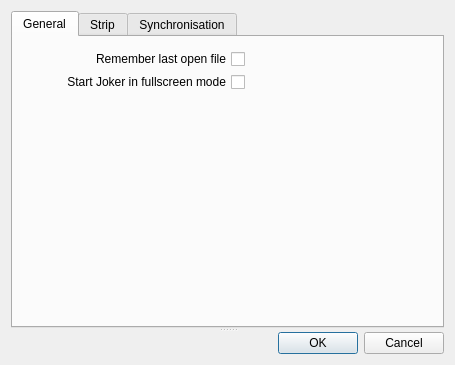
<?xml version="1.0" encoding="UTF-8"?>
<ui version="4.0">
 <class>PrefPanel</class>
 <widget class="QWidget" name="PrefPanel">
  <property name="geometry">
   <rect>
    <x>0</x>
    <y>0</y>
    <width>455</width>
    <height>365</height>
   </rect>
  </property>
  <property name="windowTitle">
   <string>PrefPanel</string>
  </property>
  <property name="layoutDirection">
   <enum>Qt::LeftToRight</enum>
  </property>
  <layout class="QHBoxLayout" name="horizontalLayout">
   <item>
    <widget class="QSplitter" name="splitter">
     <property name="orientation">
      <enum>Qt::Vertical</enum>
     </property>
     <widget class="QTabWidget" name="tabWidget">
      <property name="currentIndex">
       <number>0</number>
      </property>
      <widget class="QWidget" name="tabGeneral">
       <attribute name="title">
        <string>General</string>
       </attribute>
       <widget class="QCheckBox" name="cBoxFullscreen">
        <property name="geometry">
         <rect>
          <x>20</x>
          <y>35</y>
          <width>212</width>
          <height>20</height>
         </rect>
        </property>
        <property name="layoutDirection">
         <enum>Qt::RightToLeft</enum>
        </property>
        <property name="text">
         <string>Start Joker in fullscreen mode</string>
        </property>
        <property name="tristate">
         <bool>false</bool>
        </property>
       </widget>
       <widget class="QCheckBox" name="cBoxLastFile">
        <property name="geometry">
         <rect>
          <x>53</x>
          <y>12</y>
          <width>179</width>
          <height>20</height>
         </rect>
        </property>
        <property name="layoutDirection">
         <enum>Qt::RightToLeft</enum>
        </property>
        <property name="text">
         <string>Remember last open file</string>
        </property>
       </widget>
      </widget>
      <widget class="QWidget" name="tabStrip">
       <attribute name="title">
        <string>Strip</string>
       </attribute>
       <layout class="QVBoxLayout" name="verticalLayout_4">
        <item>
         <layout class="QGridLayout" name="layoutStrip">
          <item row="2" column="0">
           <layout class="QVBoxLayout" name="layoutFont">
            <item>
             <widget class="QLineEdit" name="lineEditFilter">
              <property name="text">
               <string/>
              </property>
              <property name="placeholderText">
               <string>Filter</string>
              </property>
             </widget>
            </item>
            <item>
             <widget class="QTextBrowser" name="textBrowserFont"/>
            </item>
           </layout>
          </item>
          <item row="0" column="0">
           <layout class="QFormLayout" name="layoutBoldness">
            <property name="fieldGrowthPolicy">
             <enum>QFormLayout::FieldsStayAtSizeHint</enum>
            </property>
            <property name="labelAlignment">
             <set>Qt::AlignCenter</set>
            </property>
            <property name="formAlignment">
             <set>Qt::AlignLeading|Qt::AlignLeft|Qt::AlignTop</set>
            </property>
            <item row="0" column="0">
             <widget class="QLabel" name="lblBoldness">
              <property name="text">
               <string>Bold :</string>
              </property>
             </widget>
            </item>
            <item row="0" column="1">
             <widget class="QSlider" name="sliderBoldness">
              <property name="sizePolicy">
               <sizepolicy hsizetype="Expanding" vsizetype="Expanding">
                <horstretch>0</horstretch>
                <verstretch>0</verstretch>
               </sizepolicy>
              </property>
              <property name="minimumSize">
               <size>
                <width>200</width>
                <height>0</height>
               </size>
              </property>
              <property name="maximum">
               <number>5</number>
              </property>
              <property name="orientation">
               <enum>Qt::Horizontal</enum>
              </property>
              <property name="tickPosition">
               <enum>QSlider::TicksBothSides</enum>
              </property>
              <property name="tickInterval">
               <number>1</number>
              </property>
             </widget>
            </item>
           </layout>
          </item>
          <item row="2" column="1" alignment="Qt::AlignHCenter">
           <widget class="QSlider" name="sliderStripHeight">
            <property name="sizePolicy">
             <sizepolicy hsizetype="Fixed" vsizetype="Expanding">
              <horstretch>0</horstretch>
              <verstretch>0</verstretch>
             </sizepolicy>
            </property>
            <property name="maximumSize">
             <size>
              <width>22</width>
              <height>16777215</height>
             </size>
            </property>
            <property name="layoutDirection">
             <enum>Qt::LeftToRight</enum>
            </property>
            <property name="maximum">
             <number>100</number>
            </property>
            <property name="orientation">
             <enum>Qt::Vertical</enum>
            </property>
           </widget>
          </item>
          <item row="1" column="1">
           <widget class="QLabel" name="lblStripHeight">
            <property name="text">
             <string>Strip Height</string>
            </property>
           </widget>
          </item>
          <item row="1" column="0">
           <layout class="QFormLayout" name="layoutItalic">
            <property name="labelAlignment">
             <set>Qt::AlignLeading|Qt::AlignLeft|Qt::AlignTop</set>
            </property>
            <property name="formAlignment">
             <set>Qt::AlignLeading|Qt::AlignLeft|Qt::AlignTop</set>
            </property>
            <item row="1" column="0">
             <widget class="QLabel" name="lblItalic">
              <property name="text">
               <string>Italic :</string>
              </property>
             </widget>
            </item>
            <item row="1" column="1">
             <widget class="QSlider" name="sliderItalic">
              <property name="enabled">
               <bool>false</bool>
              </property>
              <property name="minimumSize">
               <size>
                <width>200</width>
                <height>0</height>
               </size>
              </property>
              <property name="orientation">
               <enum>Qt::Horizontal</enum>
              </property>
             </widget>
            </item>
           </layout>
          </item>
          <item row="0" column="1">
           <layout class="QFormLayout" name="layoutForm">
            <item row="0" column="0">
             <widget class="QLabel" name="lblSpeed">
              <property name="text">
               <string>Speed:</string>
              </property>
             </widget>
            </item>
            <item row="0" column="1">
             <widget class="QSpinBox" name="spinBoxSpeed">
              <property name="maximum">
               <number>100</number>
              </property>
              <property name="value">
               <number>12</number>
              </property>
             </widget>
            </item>
           </layout>
          </item>
         </layout>
        </item>
       </layout>
       <zorder></zorder>
      </widget>
      <widget class="QWidget" name="tabSynchro">
       <attribute name="title">
        <string>Synchronisation</string>
       </attribute>
       <layout class="QVBoxLayout" name="verticalLayout_2">
        <item>
         <layout class="QFormLayout" name="formLayout">
          <property name="fieldGrowthPolicy">
           <enum>QFormLayout::FieldsStayAtSizeHint</enum>
          </property>
          <item row="0" column="0">
           <widget class="QLabel" name="label">
            <property name="text">
             <string>Delay (ms)</string>
            </property>
           </widget>
          </item>
          <item row="0" column="1">
           <widget class="QSpinBox" name="spinBox">
            <property name="maximum">
             <number>10000</number>
            </property>
            <property name="singleStep">
             <number>10</number>
            </property>
           </widget>
          </item>
          <item row="1" column="0">
           <widget class="QLabel" name="label_2">
            <property name="text">
             <string>UseQuarterFram</string>
            </property>
           </widget>
          </item>
          <item row="1" column="1">
           <widget class="QCheckBox" name="checkBox">
            <property name="text">
             <string/>
            </property>
           </widget>
          </item>
          <item row="2" column="0">
           <widget class="QLabel" name="label_3">
            <property name="text">
             <string>Sony autoconnect</string>
            </property>
           </widget>
          </item>
          <item row="2" column="1">
           <widget class="QCheckBox" name="checkBox_2">
            <property name="text">
             <string/>
            </property>
           </widget>
          </item>
          <item row="3" column="0">
           <widget class="QLabel" name="label_4">
            <property name="text">
             <string>Sony ID</string>
            </property>
           </widget>
          </item>
          <item row="3" column="1">
           <widget class="QLineEdit" name="lineEdit">
            <property name="placeholderText">
             <string>F0 C0</string>
            </property>
           </widget>
          </item>
          <item row="4" column="0">
           <widget class="QLabel" name="label_5">
            <property name="text">
             <string>Sony high speed</string>
            </property>
           </widget>
          </item>
          <item row="4" column="1">
           <widget class="QSpinBox" name="spinBox_2">
            <property name="minimum">
             <number>1</number>
            </property>
            <property name="maximum">
             <number>100</number>
            </property>
            <property name="value">
             <number>3</number>
            </property>
           </widget>
          </item>
         </layout>
        </item>
       </layout>
      </widget>
     </widget>
     <widget class="QDialogButtonBox" name="buttonBox">
      <property name="standardButtons">
       <set>QDialogButtonBox::Cancel|QDialogButtonBox::Ok</set>
      </property>
     </widget>
    </widget>
   </item>
  </layout>
 </widget>
 <layoutdefault spacing="6" margin="11"/>
 <resources/>
 <connections/>
</ui>
